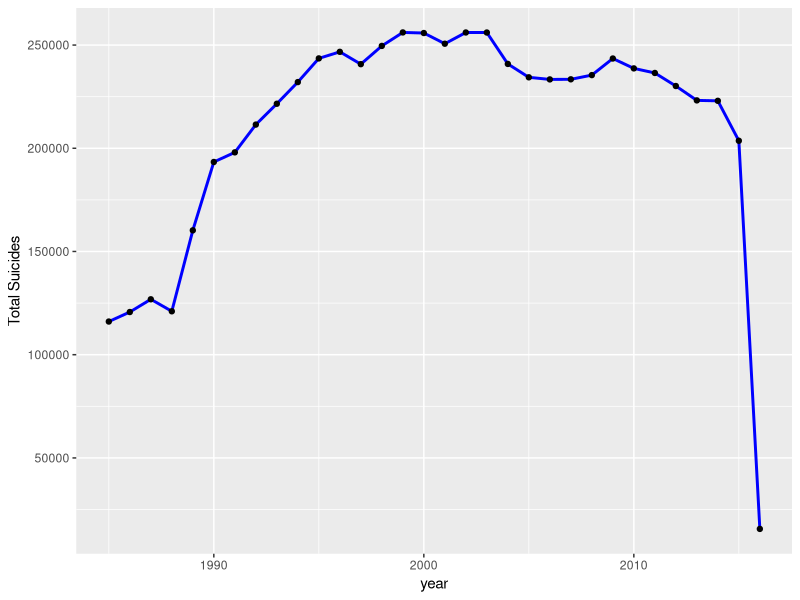
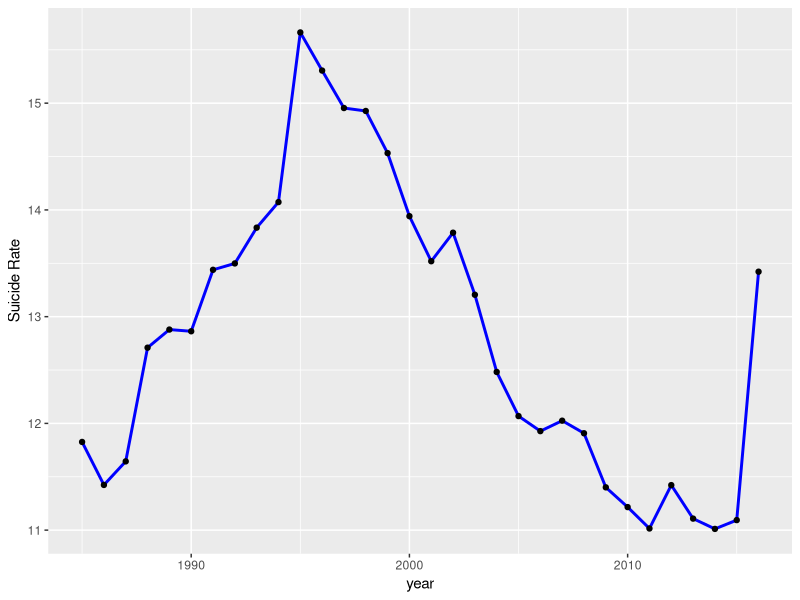
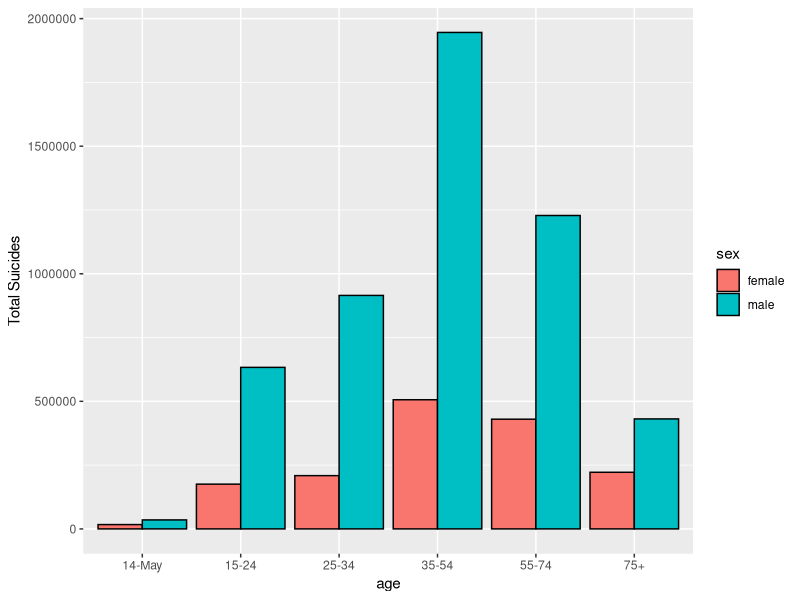

Here is the R script that generated these plots, in order: (Note: this script raises an error after producing the figures.)
clnd_suicide_dt5<- read.csv("cleaned_suicide.csv")
install.packages("corrplot")
install.packages("dplyr")
install.packages("ggplot2")
install.packages("magrittr")
library(dplyr)
library(ggplot2)
library(corrplot)
library(magrittr)
distinct(clnd_suicide_dt5)
#==================================================================
#Summary
#==================================================================
summary(clnd_suicide_dt5)
levels(clnd_suicide_dt5$age)[1]<-"5-14"

#==================================================================
#        TABLES
#==================================================================
#slide No.10
top_cntry<-clnd_suicide_dt5%>%select(country,year,suicides_per_100k,gdp_per_capita)
top_cntry
Arrngd<-top_cntry[order(-top_cntry$suicides_per_100k),]
Arrngd
head(Arrngd,10)
#slide No.13
Age_gr<-group_by(clnd_suicide_dt5,age)%>%summarise(Sucid_tot= sum(suicides_no),mean_rate= mean(suicides_per_100k))
Age_gr

#==================================================================
#       Visualizations
#==================================================================
#Total Number of suicides by year,slide No.11
gr_yr_num<-clnd_suicide_dt5%>%group_by(year)%>%summarize(Tot_suicide=sum(suicides_no))
ggplot(gr_yr_num,aes(x=year,y=Tot_suicide))+geom_line(size=1,color="blue")+ylab("Total Suicides")+geom_point()
#Average Suicide rate by year,slide No.12
gr_yr_rt<-clnd_suicide_dt5%>%group_by(year)%>%summarize(suicid_rt=mean(suicides_per_100k))
ggplot(gr_yr_rt,aes(x=year,y=suicid_rt))+geom_line(size=1,color="blue")+ylab("Suicide Rate")+geom_point()
#Total suicides by age and sex,slide No.14
Age_gr<-clnd_suicide_dt5%>%group_by(age,sex)%>%summarise(Tot_suicides= sum(suicides_no),mean_rate= mean(suicides_per_100k))
ggplot(Age_gr,aes(x=age,y=Tot_suicides, fill=sex))+geom_bar(stat="identity",position="dodge",color="black") + ylab("Total Suicides")
#Average suicid erate by age and sex, slide No.15
gr_age1<-clnd_suicide_dt5%>%group_by(age,sex)%>%summarise(popn=sum(population),mean_rate=mean(suicides_100k))
ggplot(gr_age1,aes(x=age, y=mean_rate, fill=sex))+geom_bar(stat="identity",color="black")
#Total suicides by generation,slide No.17
gr_gener<- clnd_suicide_dt5%>%group_by(generation,year)%>%summarise(mean_rate=mean(suicides_per_100k),Tot_suicides=sum(suicides_no))
ggplot(gr_gener,aes(x=year,y=Tot_suicides,fill=generation))+geom_area()+ylab("Total Suicides")
#======================================================================
#correlation: slide No.19 and corrplot is additional
#======================================================================
cor(clnd_suicide_dt5[,5:8])
mat<-cor(clnd_suicide_dt5[,5:8])
corrplot(mat)
#=======================================================================
# observations Plot,Slide No.20 and another additional plot
#=======================================================================
hist(clnd_suicide_dt5$suicides_per_100k, breaks=10,main="Histogram for Suicide Rate",col="blue",col.main="red",xlab="Suicides Rate",col.lab="red")
lines(density(clnd_suicide_dt5$suicides_per_100k))
hist(yr_gr$mean_Sucid,breaks=10,main="Histogram for Suicide Rate per Year",col="blue",col.main="red",xlab="Suicide Rate",col.lab="red")
lines(density(yr_gr$mean_Sucid$suicides_per_100k))
#======================================================================
#Regression:slides No.21, 22 and 23
#======================================================================
ctry_dt<-clnd_suicide_dt5%>%group_by(country)%>%summarise(mean_rt=mean(suicides_per_100k),mean_gdp=mean(gdp_per_capita))
rg<-lm(mean_rt~mean_gdp,data=ctry_dt)
summary(rg)
confint(rg)
resid(rg)
deviance(rg)
plot(rg)


#======================================================================
# Hypothesis Testing, slide No 24,an additional plot
#=========================================================================
#To change 'year' variable to numeric for this analysis 
clnd_suicide_dt5$year<-as.character((clnd_suicide_dt5$year))
clnd_suicide_dt5$year<-as.numeric()

US_dt<-clnd_suicide_dt5%>%group_by(country,year)%>%summarise(Tot_suicd=sum(suicides_no))%>% filter(country=="United States")
slctd_yr1<-US_dt%>%filter(year>=2007 & year<2012)%>%select(country,year,Tot_suicd)
slctd_yr2<-US_dt%>%filter(year>=2012 & year<=2016)%>%select(country,year,Tot_suicd)
hist(US_dt$Tot_suicd, breaks=10,main="Histogram for US Number of Suicides",col="blue",col.main="red",xlab="Number of Suicides",col.lab="red")
lines(density(US_dt$Tot_suicd))

t.test(slctd_yr1$Tot_suicd,slctd_yr2$Tot_suicd)
wilcox.test(slctd_yr1$Tot_suicd, slctd_yr2$Tot_suicd, alternative = "two.sided")

#To change back the year variable to a factor
clnd_suicide_dt5$year<-as.factor(clnd_suicide_dt5$year)
#==============================================================================
# additioanal verification
#===============================================================================
Sucd_gr<-clnd_suicide_dt5%>%filter(suicides_no==max(suicides_no))%>% select(generation,year,suicides_no)
Sucd_gr
Aruba_pl<-clnd_suicide_dt5%>%group_by(country,year)%>%summarise(mean_rt=mean(suicides_per_100k))%>%filter(country=="Aruba")%>%select(country,year,mean_rt)%>%arrange(year)
Aruba_pl
min_yr<-clnd_suicide_dt5%>%filter(suicides_per_100k==min(suicides_per_100k))%>%select(year,country)
min_yr 
max_yr<-clnd_suicide_dt5%>%filter(suicides_per_100k==max(suicides_per_100k))%>%select(year,generation)
max_yr
 
#The maximum rate occured was in Aruba in 1995.The sex group was Male  and 75+group and the generation was GI generation
#interms of suicides.Interms of no suicides Russian Federation the highest number in 1994.The age group was 35-54,male and generation was Boomers.


levels(clnd_suicide_dt5$age)
rev(levels(clnd_suicide_dt5$age))
rev(levels(clnd_suicide_dt5$age))
sort(levels(clnd_suicide_dt5$age))
